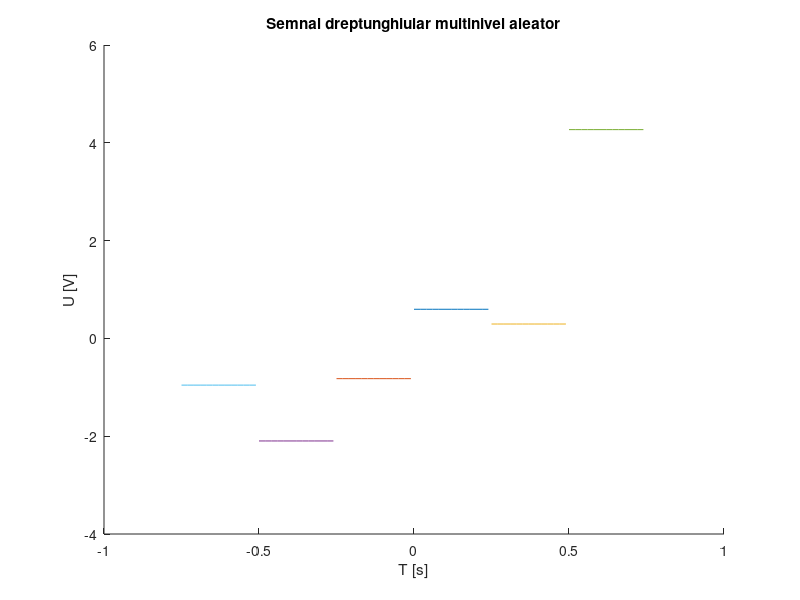

Recreate this plot in MATLAB.
hold on; %aceasta functie asigura reprezentarea tuturor semnalelor componente pe aceeasi figura
%rezolutie temporara de 20ms
r1=rand(1);
r2=rand(1);
r3=rand(1);
r4=rand(1);
r5=rand(1);
r6=rand(1);
t=0:.02:0.25;
x1=r1*square(2*pi*4*t,100);%am ales factorul de umplere 100 pentru a pastra un nivel constant
x2=-r2*square(2*pi*4*t,100);
x3=3*r3*square(2*pi*4*t,100);
x4=-3*r4*square(2*pi*4*t,100);
x5=5*r5*square(2*pi*4*t,100);
x6=-5*r6*square(2*pi*4*t,100);
plot(t,x1);
plot(t-0.25,x2);%am deplasat al doilea semnal pentru a-l pozitiona la stanga primului
plot(t+0.25,x3);
plot(t-0.5,x4);
plot(t+0.5,x5);
plot(t-0.75,x6);
xlabel('T [s]')
ylabel('U [V]')
title('Semnal dreptunghiular multinivel aleator')